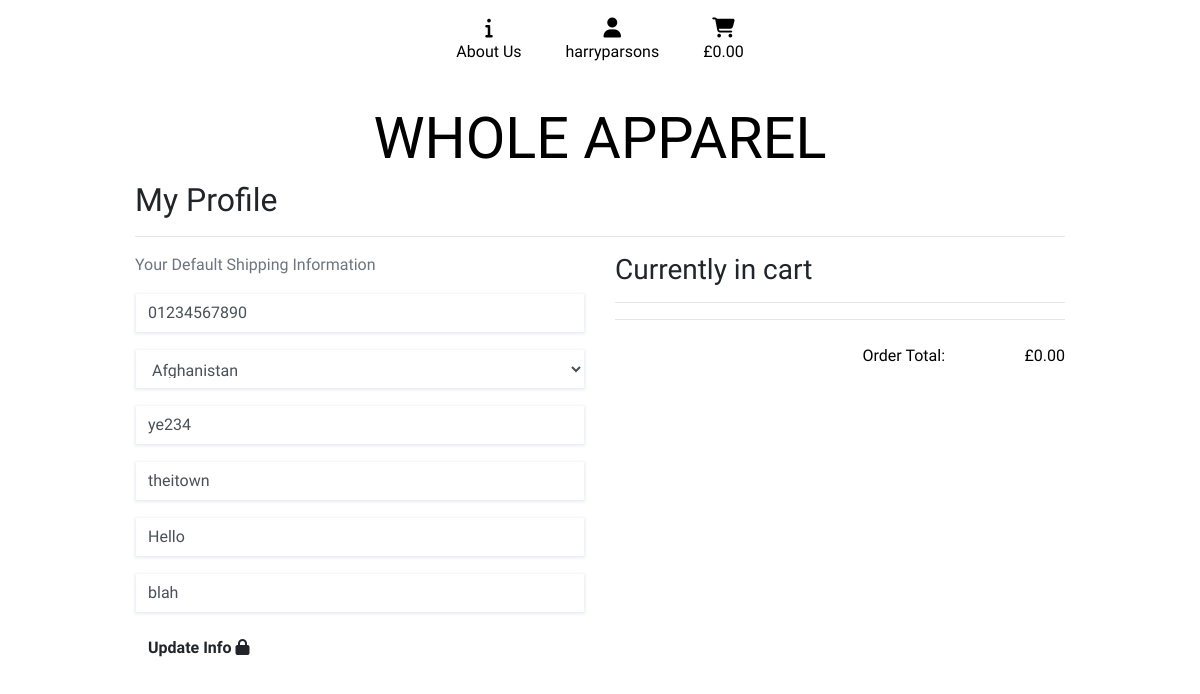
The app's page /profile/ (signed in), older data.
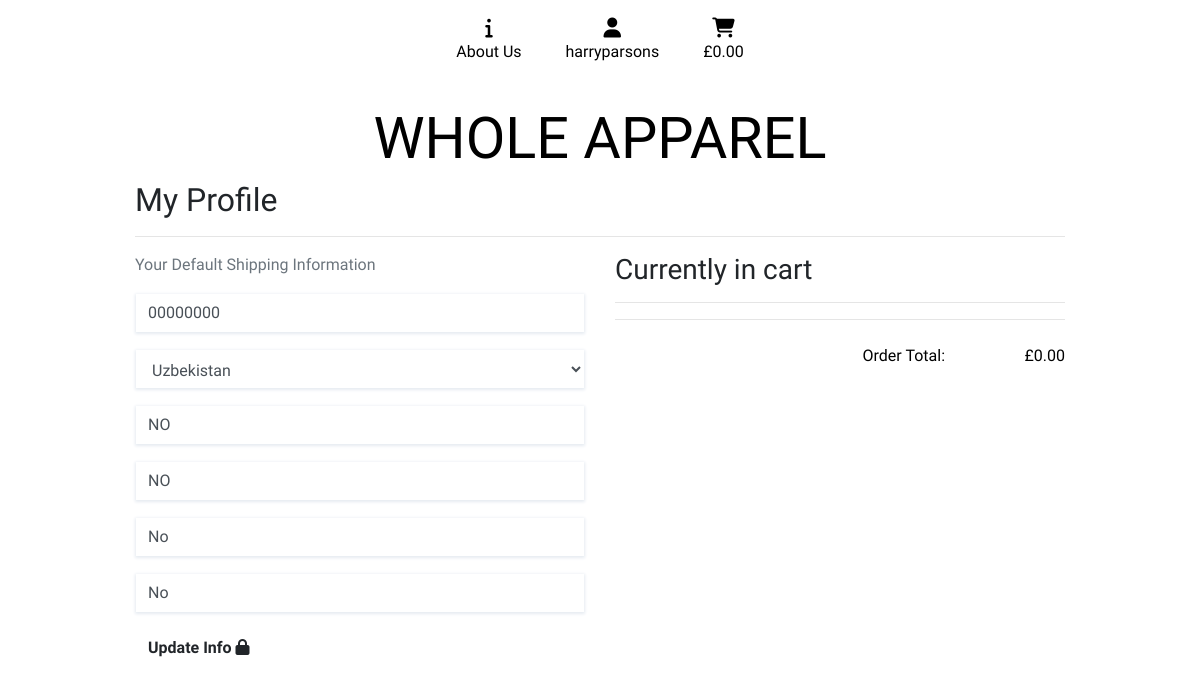
The same page, newer data.
### profiles/models.py (models this page shows)
class UserProfile(models.Model):
    user = models.OneToOneField(User, on_delete=models.CASCADE)
    default_phone_number = models.CharField(max_length=20, blank=True, null=True)
    default_country = CountryField(blank_label='Country *', blank=True, null=True)
    default_postcode = models.CharField(max_length=20, blank=True, null=True)
    default_town_or_city = models.CharField(max_length=40, blank=True, null=True)
    default_street_address1 = models.CharField(max_length=40, blank=True, null=True)
    default_street_address2 = models.CharField(max_length=40, blank=True, null=True)

### profiles/views.py (the view)
# urls.py: path('profile/', include('profiles.urls')),
def profile(request):
    profile = get_object_or_404(UserProfile, user=request.user)
    if request.method == 'POST':
        form = ProfileForm(request.POST, instance=profile)
        if form.is_valid():
            form.save()
    form = ProfileForm(instance=profile)
    orders = profile.orders.all()
    template = 'profiles/profile.html'
    context = {
        'form': form,
        'orders': orders,
    }
    return render(request, template, context)

### profiles/forms.py
class ProfileForm(forms.ModelForm):
    class Meta:
        model = UserProfile
        fields = ('default_phone_number', 'default_country',
                  'default_postcode',
                  'default_town_or_city',
                  'default_street_address1', 'default_street_address2',)
    def __init__(self, *args, **kwargs):
        super().__init__(*args, **kwargs)
        placeholders = {
            'default_phone_number': 'Phone Number',
            'default_country': 'Country',
            'default_postcode': 'Postal Code',
            'default_town_or_city': 'Town or City',
            'default_street_address1': 'Street Address 1',
            'default_street_address2': 'Street Address 2',
        }
        self.fields['default_phone_number'].widget.attrs['autofocus'] = True
        for field in self.fields:
            if self.fields[field].required:
                placeholder = f'{placeholders[field]} *'
            else:
                placeholder = placeholders[field]
            self.fields[field].widget.attrs['placeholder'] = placeholder
            self.fields[field].widget.attrs['class'] = 'stripe-style-input'
            self.fields[field].label = False

### profiles/templates/profiles/profile.html (shortened to what this page needs)
{% extends "base.html" %}
{% load static %}
{% block extra_css %}
<link rel="stylesheet" href="{% static 'profiles/css/profiles.css' %}">
{% endblock %}
{% block content %}
<div class="container">
	<div class="row">
		<div class="col">
			<h2>My Profile</h2>
			<hr>
		</div>
	</div>
	<div class="row">
		<div class="col-12 col-md-6 order-lg-last mb-5">
        <h3>Currently in cart</h3>
        <hr />
      <hr class="my-0">
        <br>
        <div class="row text-black text-right">
            <div class="col-7 offset-2">
                <p class="my-0">Order Total:</p>
            </div>
            <div class="col-3">
                <p class="my-0">£{{ total | floatformat:2 }}</p>
            </div>
        </div>
    </div>
		<div class="col-12 col-md-6">
			<p class="text-muted">Your Default Shipping Information</p>
			<form class="" action="{% url 'profile' %}" method="POST" id="update-profile-form">
				{{ form|crispy }}
				<button id="submit-button" class="btn btn-black rounded-0">
                                <span class="font-weight-bold">Update Info</span>
                                <span class="icon">
                                <i class="fas fa-lock"></i>
                                </span>
                            </button>
			</form>
		</div>
		{% endblock %}

Row changes from the older to the newer data that the page shows:
changed UserProfile: default_phone_number "01234567890" → "00000000"; default_country "Afghanistan" → "Uzbekistan"; default_postcode "ye234" → "NO"; default_town_or_city "theitown" → "NO"; default_street_address1 "Hello" → "No"; default_street_address2 "blah" → "No"
